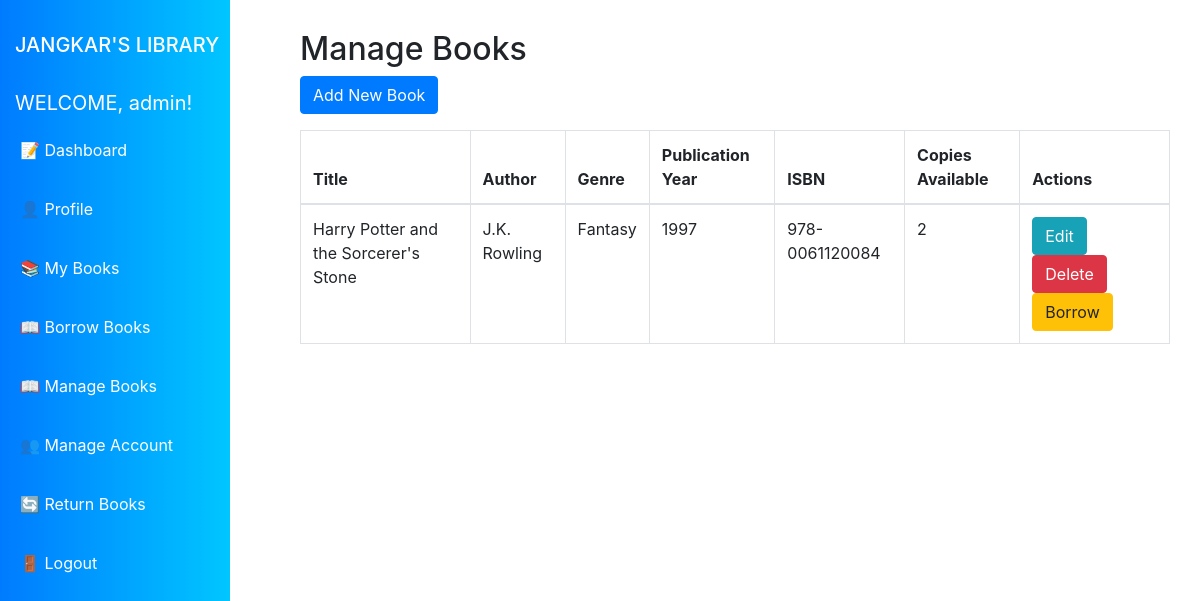
The app's page /IS203-3B-DizonJohnCarl/manage_books.php (signed in) with its own data.
### tables this page shows
CREATE TABLE `books` (
  `id` int(11) NOT NULL,
  `title` varchar(255) NOT NULL,
  `author` varchar(255) NOT NULL,
  `genre` varchar(100) DEFAULT NULL,
  `publication_year` int(11) DEFAULT NULL,
  `isbn` varchar(100) DEFAULT NULL,
  `copies_available` int(11) DEFAULT NULL,
  `created_at` timestamp NOT NULL DEFAULT CURRENT_TIMESTAMP
);

### IS203-3B-DizonJohnCarl/manage_books.php (the view, shortened to what this page needs)
<?php
include 'db.php';
include 'includes/header.php';
$query = "SELECT * FROM books";
$result = $conn->query($query);
?>
<!DOCTYPE html>
<html lang="en">
<head>
    <link rel="stylesheet" href="https://stackpath.bootstrapcdn.com/bootstrap/4.5.2/css/bootstrap.min.css">
</head>
<body>
<h2>Manage Books</h2>
        <a href="add_book.php" class="btn btn-primary">Add New Book</a>
    <div class="table-responsive">
        <table class="table table-bordered mt-3">
            <thead>
                <tr>
                    <th>Title</th>
                    <th>Author</th>
                    <th>Genre</th>
                    <th>Publication Year</th>
                    <th>ISBN</th>
                    <th>Copies Available</th>
                    <th>Actions</th>
                </tr>
            </thead>
            <tbody>
                <?php while ($row = $result->fetch_assoc()): ?>
                    <tr>
                        <td><?= htmlspecialchars($row['title']) ?></td>
                        <td><?= htmlspecialchars($row['author']) ?></td>
                        <td><?= htmlspecialchars($row['genre']) ?></td>
                        <td><?= htmlspecialchars($row['publication_year']) ?></td>
                        <td><?= htmlspecialchars($row['isbn']) ?></td>
                        <td><?= htmlspecialchars($row['copies_available']) ?></td>
                        <td>
                            <a href="edit_book.php?id=<?= $row['id'] ?>" class="btn btn-info">Edit</a>
                            <a href="delete_book.php?id=<?= $row['id'] ?>" class="btn btn-danger" onclick="return confirm('Are you sure?')">Delete</a>
                            <a href="borrow.php?book_id=<?= $row['id'] ?>" class="btn btn-warning">Borrow</a>
                        </td>
                    </tr>
                <?php endwhile; ?>
            </tbody>
        </table>
    </div>
</body>
</html>
<?php include 'includes/footer.php'; ?>

### IS203-3B-DizonJohnCarl/includes/header.php (style rules this page uses)
body { background-color: #f8f9fa; font-family: 'Arial', sans-serif; }

### records on screen
books: title "Harry Potter and the Sorcerer's Stone", author "J.K. Rowling", genre "Fantasy", publication_year "1997", isbn "978-0061120084", copies_available "2"

### other values on screen
$_SESSION['username'] "admin"
